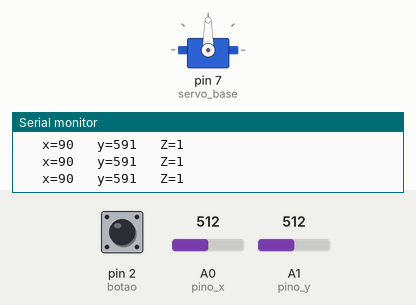
The sketch below on a simulated Arduino Uno, built with avr-gcc and run on an emulated ATmega328P. On the bench: servo, the last lines printed to the serial monitor. Inputs (shaded band) come from the test bench; at power-on: A0 (pino_x) = 512, pin 2 (botao) HIGH, A1 (pino_y) = 512.

Above: at 1.2 s.
1.3 s: A0 (pino_x) set to 555
At 1.8 s:
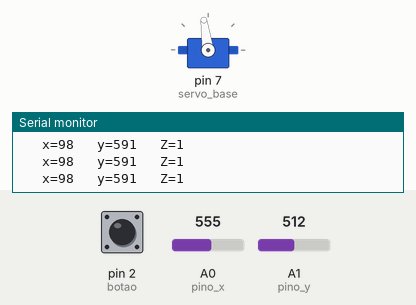
4.3 s: A0 (pino_x) set to 579
At 5.3 s:
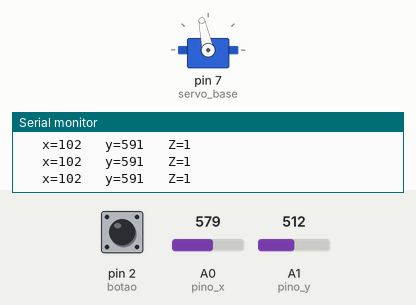
5.8 s: A0 (pino_x) set to 306
At 7.8 s:
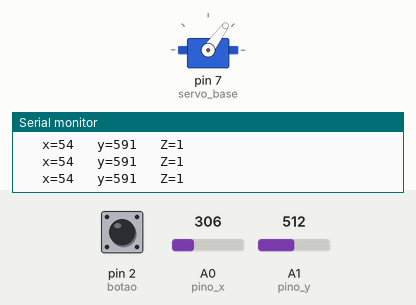
8.1 s: A0 (pino_x) set to 716
At 9.6 s:
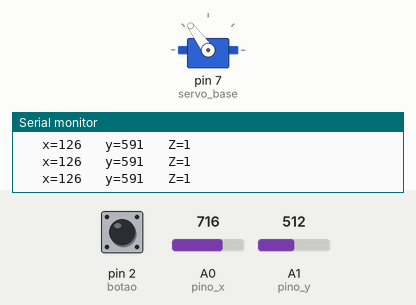
10.8 s: A0 (pino_x) set to 122
At 13.5 s:
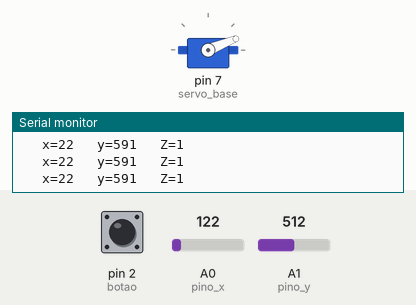
13.8 s: A0 (pino_x) set to 55
At 14.3 s:
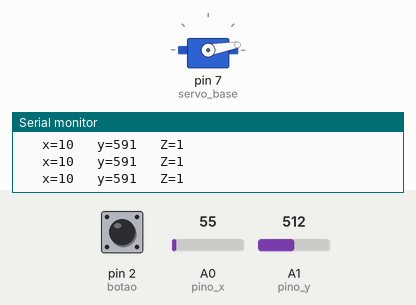
15.5 s: A0 (pino_x) set to 49
Timing chart, 0 to 18.0 s (numbered marks = the images above; inputs shaded):
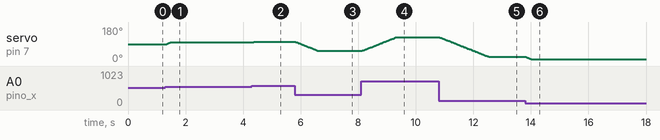

Measured:
- after the input at 1.3 s, servo on pin 7 (servo_base): 90° → 98° after 0.05 s
- after the input at 4.3 s, servo on pin 7 (servo_base): 98° → 102° after 0.05 s
- after the input at 5.8 s, servo on pin 7 (servo_base): moves from 102° to 54° over 0.77 s, starting at once
- after the input at 8.1 s, servo on pin 7 (servo_base): moves from 54° to 126° over 1.2 s, starting after 0.05 s
- after the input at 10.8 s, servo on pin 7 (servo_base): moves from 126° to 22° over 1.7 s, starting at once
- after the input at 13.8 s, servo on pin 7 (servo_base): 22° → 10° at once
- after the input at 15.5 s, servo on pin 7 (servo_base): 10° → 9° at once

The sketch:

Controle_de_SERVO_com_JOYSTICK.ino
```cpp
//Programa : Controle servo motor com joystick
//Autor : Rainer Burgie

#include <VarSpeedServo.h>

//Cria objeto para controlar o servo base
VarSpeedServo servo_base;
VarSpeedServo servo_base2;


int pino_x = A0; //Pino ligado ao X do joystick
int pino_y = A1; //Pino ligado ao Y do joystick
int val_x;   //Armazena o valor do eixo X
int val_y;   //Armazena o valor do eixo Y
int botao = 2; //Botão do joystick
int joystick = 0;
int pos = 90;

void setup()
{
  //Define a porta a ser ligada ao servo base
  servo_base.attach(7, 1, 180);

  Serial.begin(9600);
  pinMode (botao, INPUT_PULLUP);

  servo_base.write(pos);
}
void loop()
{
  //Recebe o valor do joystick, eixo X
  val_x = analogRead(pino_x);

  //Converte o valor lido para um valor entre 1 e 180 graus
  val_x = map(val_x, 0, 1023, 1, 180);

  //Move o servo base para a posicao definida pelo joystick
  servo_base.slowmove(val_x, 60);

///////////////////////////////////

///Recebe o valor do joystick, eixo y
  val_y = analogRead(pino_y);

  //Converte o valor lido para um valor entre 1 e 180 graus
  val_y = map(val_y, 0, 1023, 1, 1180);

  //Move o servo base para a posicao definida pelo joystick
  servo_base2.slowmove(val_y, 70);


  joystick = digitalRead(botao);

  Serial.print("   x=");
  Serial.print(val_x);

  Serial.print("   y=");
  Serial.print(val_y);

  Serial.print("   Z=");
  Serial.println(joystick);

  delay(30);

}
```
